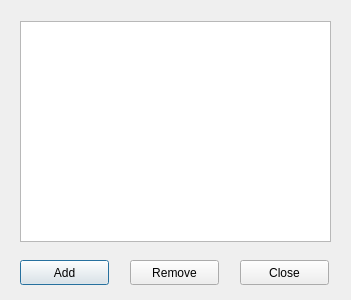
<?xml version="1.0" encoding="UTF-8"?>
<ui version="4.0">
 <class>EditDictionary</class>
 <widget class="QDialog" name="EditDictionary">
  <property name="geometry">
   <rect>
    <x>0</x>
    <y>0</y>
    <width>351</width>
    <height>300</height>
   </rect>
  </property>
  <property name="windowTitle">
   <string>Dialog</string>
  </property>
  <widget class="QPushButton" name="addButton">
   <property name="geometry">
    <rect>
     <x>20</x>
     <y>260</y>
     <width>89</width>
     <height>25</height>
    </rect>
   </property>
   <property name="text">
    <string>Add</string>
   </property>
  </widget>
  <widget class="QPushButton" name="removeButton">
   <property name="geometry">
    <rect>
     <x>130</x>
     <y>260</y>
     <width>89</width>
     <height>25</height>
    </rect>
   </property>
   <property name="text">
    <string>Remove</string>
   </property>
  </widget>
  <widget class="QPushButton" name="closeButton">
   <property name="geometry">
    <rect>
     <x>240</x>
     <y>260</y>
     <width>89</width>
     <height>25</height>
    </rect>
   </property>
   <property name="text">
    <string>Close</string>
   </property>
  </widget>
  <widget class="QListWidget" name="dataList">
   <property name="geometry">
    <rect>
     <x>20</x>
     <y>21</y>
     <width>311</width>
     <height>221</height>
    </rect>
   </property>
  </widget>
 </widget>
 <resources/>
 <connections>
  <connection>
   <sender>addButton</sender>
   <signal>clicked()</signal>
   <receiver>EditDictionary</receiver>
   <slot>add()</slot>
   <hints>
    <hint type="sourcelabel">
     <x>84</x>
     <y>268</y>
    </hint>
    <hint type="destinationlabel">
     <x>9</x>
     <y>237</y>
    </hint>
   </hints>
  </connection>
  <connection>
   <sender>removeButton</sender>
   <signal>clicked()</signal>
   <receiver>EditDictionary</receiver>
   <slot>remove()</slot>
   <hints>
    <hint type="sourcelabel">
     <x>194</x>
     <y>275</y>
    </hint>
    <hint type="destinationlabel">
     <x>234</x>
     <y>254</y>
    </hint>
   </hints>
  </connection>
  <connection>
   <sender>closeButton</sender>
   <signal>clicked()</signal>
   <receiver>EditDictionary</receiver>
   <slot>saveAndClose()</slot>
   <hints>
    <hint type="sourcelabel">
     <x>277</x>
     <y>267</y>
    </hint>
    <hint type="destinationlabel">
     <x>342</x>
     <y>254</y>
    </hint>
   </hints>
  </connection>
 </connections>
 <slots>
  <slot>add()</slot>
  <slot>remove()</slot>
  <slot>saveAndClose()</slot>
 </slots>
</ui>
